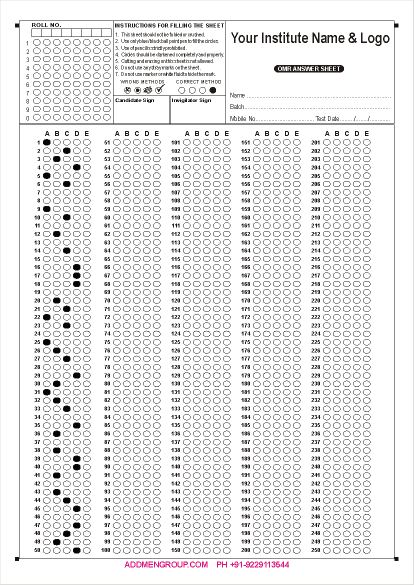
#> input picture OMRSheet1Filled.png, 827 x 1169 px (shown at 1/2 size)
$ python omrscanner.py
#> lines starting #> are read from the running program, lines starting #| are printed output that depends on the picture; after the words box and inside, x2 and y2 are one past the last pixel; in counts of white or black regions, pixels touching at a corner belong together
import cv2
import numpy
# First Pixel : 93,284
# X Diff : 22
# Y Diff : 17
# Image Size : 827 x 1169
imgX = 827
imgY = 1169
omr = cv2.imread("OMRSheet1Filled.png")
#> omr is the input picture: shape (1169, 827, 3); mean B, G, R 233.4, 233.5, 234.3
omr = cv2.resize(omr,(imgX,imgY+2))
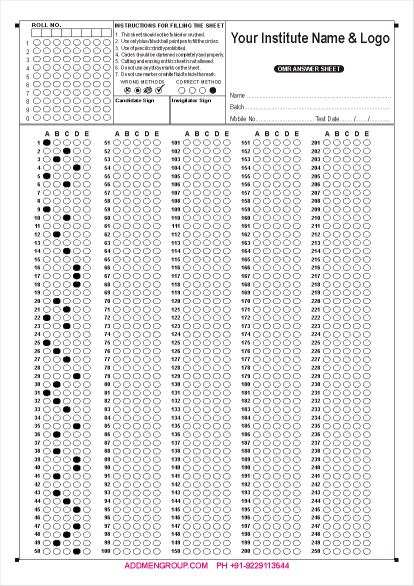
#> omr: shape (1171, 827, 3) (shown at 1/2 size); mean B, G, R 233.4, 233.5, 234.3
firstX = X = 93
firstY = Y = 284
Yplaces = [284,450,617,784,950]
Xdiff = 20
Ydiff = 17
downscale = 2
resizeX = imgX / downscale
resizeY = imgY / downscale
question = 1
for k in range(5):
    Y = Yplaces[k]
    for i in range(10):
        X = firstX
        for j in range(5):
            if numpy.all(omr[Y,X] <= [150,150,150]):
                cv2.circle(omr,(X,Y),1,(50,50,250),3)
                print("Question : " + str(question)+", Answer Ticked : " + str(j+1))
            X += Xdiff
        Y += Ydiff
        question += 1
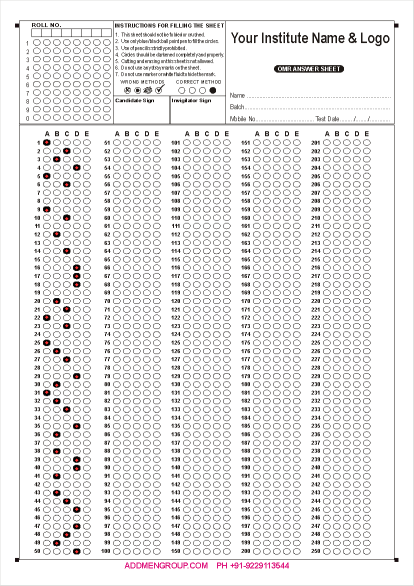
#> omr: shape (1171, 827, 3) (shown at 1/2 size); 0.1% of pixels changed, all inside (x1, y1, x2, y2) = (90, 281, 157, 1107)
#> after the loop, question = 51

cv2.imshow("OMR Sheet",omr)
resizedImg = cv2.resize(omr,(int(resizeX),int(resizeY)))
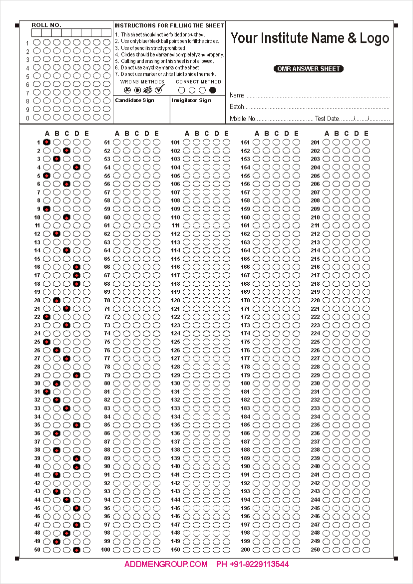
#> resizedImg: shape (584, 413, 3); mean B, G, R 234.2, 234.2, 235.2
cv2.imshow("Downscaled Image",resizedImg)
cv2.waitKey(0)
cv2.destroyAllWindows
